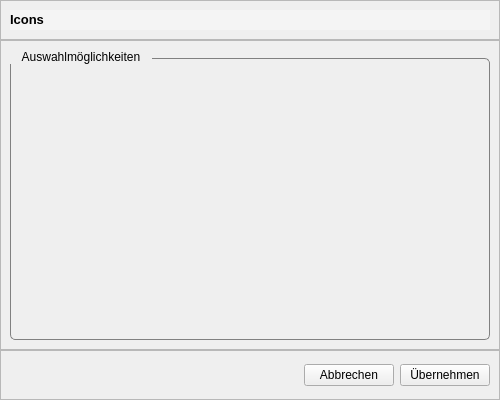
<?xml version="1.0" encoding="UTF-8"?>
<ui version="4.0">
 <class>IconPickerDialog</class>
 <widget class="QWidget" name="IconPickerDialog">
  <property name="geometry">
   <rect>
    <x>0</x>
    <y>0</y>
    <width>500</width>
    <height>400</height>
   </rect>
  </property>
  <property name="minimumSize">
   <size>
    <width>500</width>
    <height>400</height>
   </size>
  </property>
  <property name="maximumSize">
   <size>
    <width>500</width>
    <height>400</height>
   </size>
  </property>
  <property name="windowTitle">
   <string>Form</string>
  </property>
  <property name="styleSheet">
   <string notr="true">.btn_icon {
	background: #F4F4F4;
	border: none;
}
btn_icon:hover {
	background:  lightblue;
}

.dialog_frame {
        background: #F4F4F4;
        border: none;
}
.frame_header_dialog {
                background: #F4F4F4;
       border-bottom: 1px solid gray;
}
.label_h1, logo {
        background: #F4F4F4;
}

QTextEdit {
        background: white;
        color: black;
}
Spacer {
        background: #F4F4F4;
}
QLabel {
    color: black;
       background: #F4F4F4;
}
QScrollArea {
	background: #F4F4F4;
	border: none;
}
QGroupBox {
    border: 1px solid gray;
    border-radius: 5px;
    padding-top: 10px;
       margin-top: 8px;
}
QGroupBox::title {
        color: black;
    subcontrol-origin: margin;
    subcontrol-position: top left;
    padding: 0px 10px;
}
QComboBox, QAbstractItemView{
        color: black;
        background: white;
}
QComboBox::Items {
        color: black;
}
QLineEdit {
        color: black;
        background: white;
}

.pushButton_action {
        border: 1px solid rgb(170,0,0);
        border-radius: 8px;
        padding: 6px;
        color: rgb(170,0,0);
        font-weight: bold;
        font-size: 12px;
}
QListWidget::item:selected {
    background-color: lightblue;
        color: black;
}
</string>
  </property>
  <property name="class" stdset="0">
   <string>dialog_frame</string>
  </property>
  <layout class="QVBoxLayout" name="verticalLayout">
   <property name="spacing">
    <number>0</number>
   </property>
   <property name="leftMargin">
    <number>0</number>
   </property>
   <property name="topMargin">
    <number>0</number>
   </property>
   <property name="rightMargin">
    <number>0</number>
   </property>
   <property name="bottomMargin">
    <number>0</number>
   </property>
   <item>
    <widget class="QFrame" name="frame_header">
     <property name="minimumSize">
      <size>
       <width>0</width>
       <height>40</height>
      </size>
     </property>
     <property name="maximumSize">
      <size>
       <width>16777215</width>
       <height>40</height>
      </size>
     </property>
     <property name="frameShape">
      <enum>QFrame::Shape::StyledPanel</enum>
     </property>
     <property name="frameShadow">
      <enum>QFrame::Shadow::Raised</enum>
     </property>
     <property name="class" stdset="0">
      <string>dialog_frame</string>
     </property>
     <layout class="QHBoxLayout" name="horizontalLayout">
      <property name="spacing">
       <number>0</number>
      </property>
      <property name="bottomMargin">
       <number>9</number>
      </property>
      <item>
       <widget class="QLabel" name="label_header">
        <property name="text">
         <string>&lt;html&gt;&lt;head/&gt;&lt;body&gt;&lt;p&gt;&lt;span style=&quot; font-size:10pt; font-weight:700;&quot;&gt;Icons&lt;/span&gt;&lt;/p&gt;&lt;/body&gt;&lt;/html&gt;</string>
        </property>
       </widget>
      </item>
     </layout>
    </widget>
   </item>
   <item>
    <widget class="QFrame" name="frame_content">
     <property name="frameShape">
      <enum>QFrame::Shape::StyledPanel</enum>
     </property>
     <property name="frameShadow">
      <enum>QFrame::Shadow::Raised</enum>
     </property>
     <property name="class" stdset="0">
      <string>dialog_frame</string>
     </property>
     <layout class="QVBoxLayout" name="verticalLayout_2">
      <item>
       <widget class="QGroupBox" name="groupBox_icons">
        <property name="title">
         <string>Auswahlmöglichkeiten</string>
        </property>
        <layout class="QVBoxLayout" name="verticalLayout_3">
         <item>
          <widget class="QScrollArea" name="scrollArea">
           <property name="widgetResizable">
            <bool>true</bool>
           </property>
           <widget class="QWidget" name="scrollAreaWidgetContents">
            <property name="geometry">
             <rect>
              <x>0</x>
              <y>0</y>
              <width>462</width>
              <height>254</height>
             </rect>
            </property>
            <property name="class" stdset="0">
             <string>dialog_frame</string>
            </property>
           </widget>
          </widget>
         </item>
        </layout>
       </widget>
      </item>
     </layout>
    </widget>
   </item>
   <item>
    <widget class="QFrame" name="frame_footer">
     <property name="minimumSize">
      <size>
       <width>0</width>
       <height>50</height>
      </size>
     </property>
     <property name="maximumSize">
      <size>
       <width>16777215</width>
       <height>50</height>
      </size>
     </property>
     <property name="frameShape">
      <enum>QFrame::Shape::StyledPanel</enum>
     </property>
     <property name="frameShadow">
      <enum>QFrame::Shadow::Raised</enum>
     </property>
     <property name="class" stdset="0">
      <string>dialog_frame</string>
     </property>
     <layout class="QHBoxLayout" name="horizontalLayout_2">
      <item>
       <spacer name="horizontalSpacer">
        <property name="orientation">
         <enum>Qt::Orientation::Horizontal</enum>
        </property>
        <property name="sizeHint" stdset="0">
         <size>
          <width>40</width>
          <height>20</height>
         </size>
        </property>
       </spacer>
      </item>
      <item>
       <widget class="QPushButton" name="pushButton_quit">
        <property name="minimumSize">
         <size>
          <width>90</width>
          <height>0</height>
         </size>
        </property>
        <property name="maximumSize">
         <size>
          <width>90</width>
          <height>16777215</height>
         </size>
        </property>
        <property name="cursor">
         <cursorShape>PointingHandCursor</cursorShape>
        </property>
        <property name="text">
         <string>Abbrechen</string>
        </property>
        <property name="class" stdset="0">
         <string>pushButton_action</string>
        </property>
       </widget>
      </item>
      <item>
       <widget class="QPushButton" name="pushButton_save">
        <property name="minimumSize">
         <size>
          <width>90</width>
          <height>0</height>
         </size>
        </property>
        <property name="maximumSize">
         <size>
          <width>90</width>
          <height>16777215</height>
         </size>
        </property>
        <property name="cursor">
         <cursorShape>PointingHandCursor</cursorShape>
        </property>
        <property name="text">
         <string>Übernehmen</string>
        </property>
        <property name="class" stdset="0">
         <string>pushButton_action</string>
        </property>
       </widget>
      </item>
     </layout>
    </widget>
   </item>
  </layout>
 </widget>
 <resources/>
 <connections/>
</ui>
